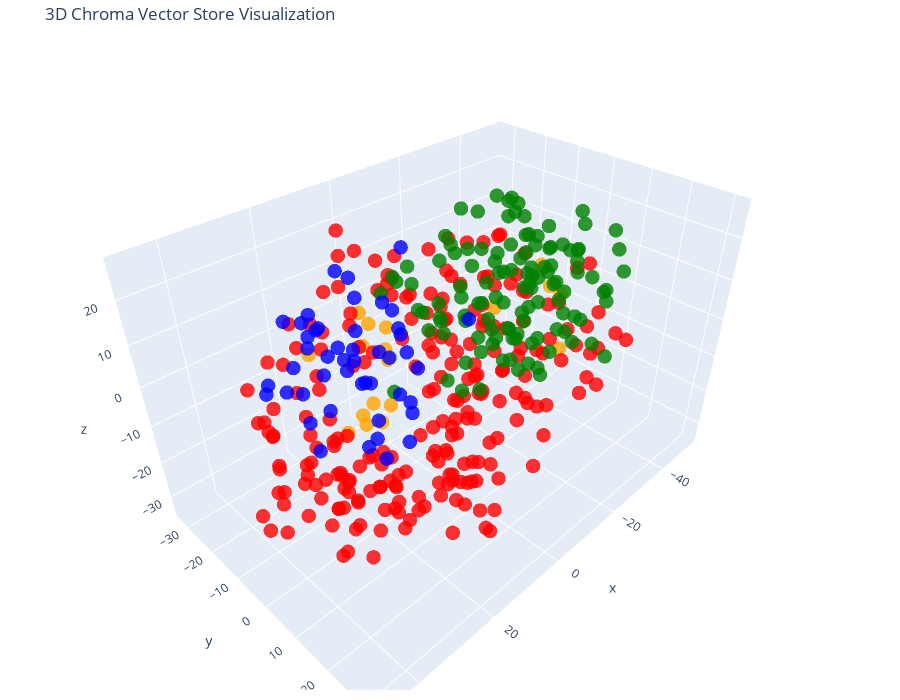

The code cell stored with this chart in its notebook:
### Code cell
############ 3d
tsne = TSNE(n_components=3, random_state=42)
reduced_vectors = tsne.fit_transform(vectors)

# Create the 3D scatter plot
fig = go.Figure(data=[go.Scatter3d(
    x=reduced_vectors[:, 0],
    y=reduced_vectors[:, 1],
    z=reduced_vectors[:, 2],
    mode='markers',
    marker=dict(size=5, color=colors, opacity=0.8),
    text=[f"Type: {t}<br>Text: {d[:100]}..." for t, d in zip(doc_types, documents)],
    hoverinfo='text'
)])

fig.update_layout(
    title='3D Chroma Vector Store Visualization',
    scene=dict(xaxis_title='x', yaxis_title='y', zaxis_title='z'),
    width=900,
    height=700,
    margin=dict(r=10, b=10, l=10, t=40)
)

fig.show()

### Figure 1 — Plotly figure (JSON) as saved in the notebook; plotly's stock layout.template omitted (floating-point values rounded to 4 significant figures; data arrays with more than 128 entries replaced by an {"elided": "..."} marker saying what was removed)
{"data": [{"hoverinfo": "text", "marker": {"color": {"elided": "413 str values"}, "opacity": 0.8, "size": 5}, "mode": "markers", "text": {"elided": "413 str values"}, "type": "scatter3d", "x": {"elided": "413 float values"}, "y": {"elided": "413 float values"}, "z": {"elided": "413 float values"}}], "layout": {"height": 700, "margin": {"b": 10, "l": 10, "r": 10, "t": 40}, "scene": {"xaxis": {"title": {"text": "x"}}, "yaxis": {"title": {"text": "y"}}, "zaxis": {"title": {"text": "z"}}}, "title": {"text": "3D Chroma Vector Store Visualization"}, "width": 900}}
